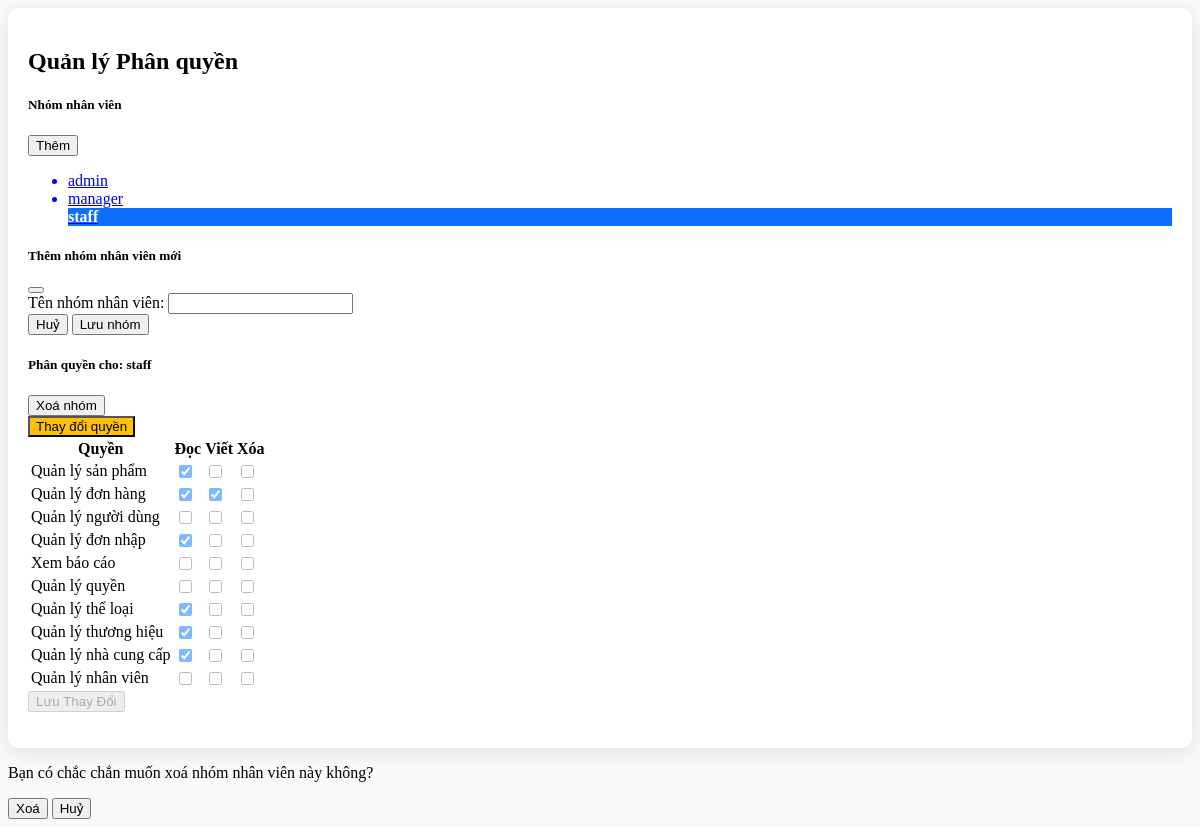
Page /admin/pages/phanquyen.php?page=phanquyen&role_id=4 on the earlier database version.
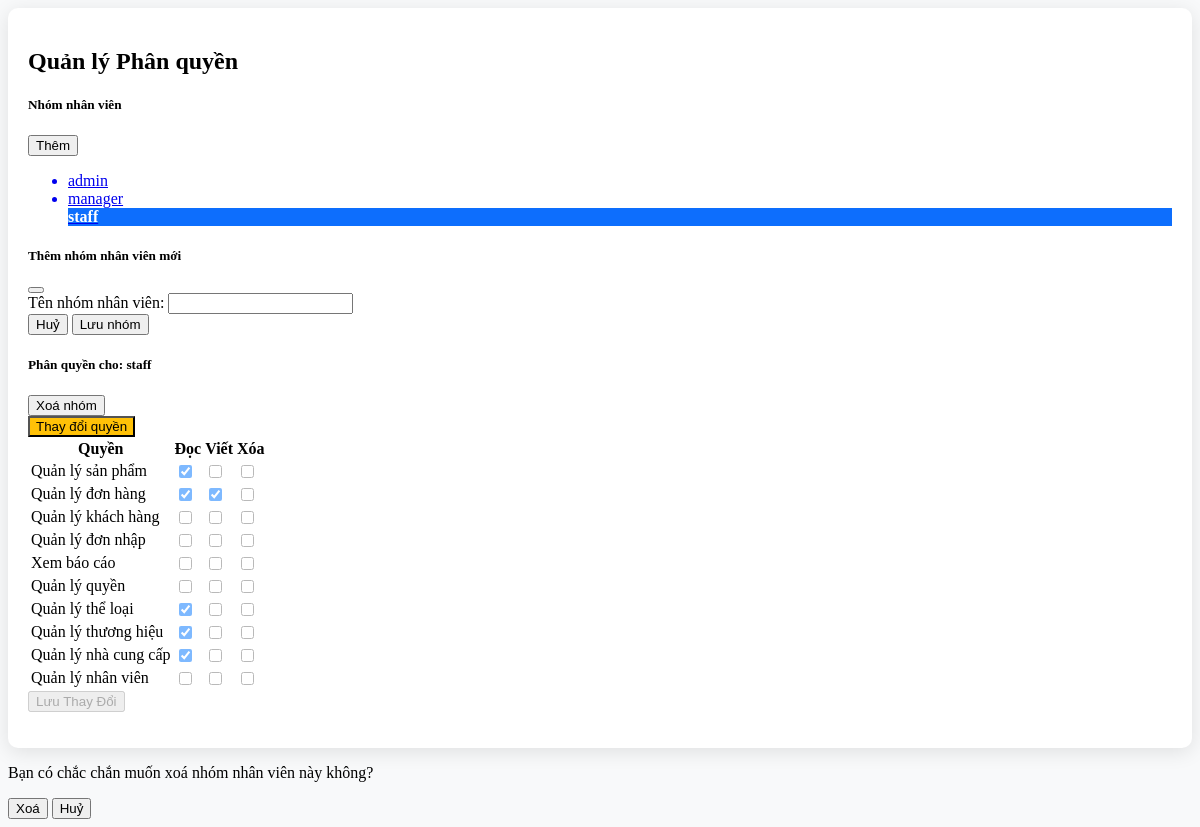
Same page on the later database version.
### tables this page shows
CREATE TABLE `roles` (
  `role_id` int(11) NOT NULL,
  `name` varchar(100) NOT NULL,
  `is_deleted` tinyint(1) DEFAULT 0
);

CREATE TABLE `permissions` (
  `permission_id` int(11) NOT NULL,
  `name` varchar(100) NOT NULL
);

### includes/DBConnect.php (called while the page is built, shortened)
<?php
class DBConnect {
    private static $instance = null;
    private $pdo;
    private $host = 'localhost';
    private $dbname = 'db_douong';
    private $username = 'root';
    private $password = '';
    private function __construct() {
        try {
            $this->pdo = new PDO(
                "mysql:host={$this->host};dbname={$this->dbname};charset=utf8",
                $this->username,
                $this->password
            );
            $this->pdo->setAttribute(PDO::ATTR_ERRMODE, PDO::ERRMODE_EXCEPTION);
            $this->pdo->setAttribute(PDO::ATTR_DEFAULT_FETCH_MODE, PDO::FETCH_ASSOC);
        } catch (PDOException $e) {
            die("Kết nối thất bại: " . $e->getMessage());
        }
    }
    public static function getInstance() {
        if (self::$instance === null) {
            self::$instance = new DBConnect();
        }
        return self::$instance;
    }
    public function select($sql, $params = []) {
        $stmt = $this->pdo->prepare($sql);
        $stmt->execute($params);
        return $stmt->fetchAll();
    }
}
?>

### admin/pages/phanquyen.php (the view, shortened to what this page needs)
<?php
require_once '../includes/DBConnect.php';
$db = DBConnect::getInstance();
$roles = $db->select("SELECT * FROM roles WHERE role_id != 1 AND is_deleted = 0");
$permissions = $db->select("SELECT * FROM permissions");
$role_id = isset($_GET['role_id']) ? intval($_GET['role_id']) : null;
if ($role_id) {
    $role_permissions = $db->select(
        "SELECT permission_id, action FROM role_permission_details WHERE role_id = ?",
        [$role_id]
    );
    $assigned_permissions = [];
    foreach ($role_permissions as $rp) {
        $assigned_permissions[$rp['permission_id']][] = $rp['action'];
    }
} else {
    $assigned_permissions = [];
}
?>
<div class="container mt-5">
    <h2 class="text-center mb-4">Quản lý Phân quyền</h2>
    <div class="row">
        <div class="col-md-4">
            <div class="d-flex justify-content-between align-items-center mb-2">
                <h5 class="mb-0">Nhóm nhân viên</h5>
                <button class="btn btn-sm btn-success" data-bs-toggle="modal" data-bs-target="#addRoleModal">
                    <i class="fa-solid fa-plus"></i> Thêm
                </button>
            </div>
            <ul class="list-group">
                <?php foreach ($roles as $role): ?>
                    <a href="?page=phanquyen&role_id=<?= $role['role_id'] ?>" class="text-decoration-none <?= ($role['role_id'] == $role_id) ? 'text-white' : '' ?>">
                        <li class="list-group-item <?= ($role['role_id'] == $role_id) ? 'active-link' : '' ?>">
                            <?= htmlspecialchars($role['name']) ?>
                        </li>
                    </a>
                <?php endforeach; ?>
            </ul>
        </div>
        <div class="modal fade" id="addRoleModal" tabindex="-1" aria-labelledby="addRoleModalLabel" aria-hidden="true">
            <div class="modal-dialog">
                <form id="formAddRole" method="POST" class="modal-content">
                    <div class="modal-header">
                        <h5 class="modal-title" id="addRoleModalLabel">Thêm nhóm nhân viên mới</h5>
                        <button type="button" class="btn-close" data-bs-dismiss="modal" aria-label="Đóng"></button>
                    </div>
                    <div class="modal-body">
                        <div class="mb-3">
                            <label for="roleName" class="form-label">Tên nhóm nhân viên:</label>
                            <input type="text" class="form-control" id="roleName" name="role_name" required>
                        </div>
                    </div>
                    <div class="modal-footer">
                        <button type="button" class="btn btn-secondary" data-bs-dismiss="modal">Huỷ</button>
                        <button type="submit" class="btn btn-primary">Lưu nhóm</button>
                    </div>
                </form>
            </div>
        </div>
        <div class="col-md-8">
            <?php if ($role_id): ?>
                <div class="d-flex align-items-center mb-3">
                    <h5>Phân quyền cho: <span class="text-primary me-4"><?= htmlspecialchars($roles[array_search($role_id, array_column($roles, 'role_id'))]['name'] ?? 'Nhóm') ?></span></h5>
                    <?php if ($role_id != 2): ?>
                        <button id="deleteRoleBtn" class="btn btn-danger btn-sm">Xoá nhóm</button>
                    <?php endif; ?>
                </div>
                <button id="editBtn" class="btn btn-warning btn-editing mb-3">Thay đổi quyền</button>
                <form id="formSavePermission" method="POST">
                    <table class="table table-bordered table-hover text-center align-middle">
                        <thead class="table-light">
                            <tr>
                                <th>Quyền</th>
                                <th>Đọc</th>
                                <th>Viết</th>
                                <th>Xóa</th>
                            </tr>
                        </thead>
                        <tbody>
                            <?php foreach ($permissions as $permission): ?>
                                <tr>
                                    <td class="text-start"><?= htmlspecialchars($permission['name']) ?></td>
                                    <?php foreach (['read', 'write', 'delete'] as $action): ?>
                                        <td>
                                            <input type="checkbox"
                                                name="permissions[<?= $permission['permission_id'] ?>][]"
                                                value="<?= $action ?>"
                                                <?= in_array($action, $assigned_permissions[$permission['permission_id']] ?? []) ? 'checked' : '' ?>
                                                class="form-check-input checkbox-disabled">
                                        </td>
                                    <?php endforeach; ?>
                                </tr>
                            <?php endforeach; ?>
                        </tbody>
                    </table>
                    <button type="submit" class="btn btn-success" disabled id="saveBtn">Lưu Thay Đổi</button>
                </form>
            <?php else: ?>
                <div class="alert alert-info">Hãy chọn một nhóm người dùng để phân quyền.</div>
            <?php endif; ?>
        </div>
    </div>
</div>
<div class="modal fade" id="confirmDeleteRoleModal" tabindex="-1" aria-labelledby="confirmDeleteRoleModalLabel" aria-hidden="true">
    <div class="modal-dialog modal-dialog-centered">
        <div class="modal-content p-3">
            <div class="modal-body text-center">
                <p class="fw-bold fs-5 text-dark">
                    Bạn có chắc chắn muốn xoá nhóm nhân viên này không?
                </p>
                <div class="mt-4 d-flex justify-content-center gap-3">
                    <button type="button" class="btn btn-danger" id="btnConfirmDeleteRole">Xoá</button>
                    <button type="button" class="btn btn-secondary" data-bs-dismiss="modal">Huỷ</button>
                </div>
            </div>
        </div>
    </div>
</div>

### admin/pages/phanquyen.php (style rules this page uses)
.container { background: white; padding: 20px; border-radius: 10px; box-shadow: 0px 4px 20px rgba(0, 0, 0, 0.1); }
.checkbox-disabled { pointer-events: none; opacity: 0.5; }
.list-group-item.active-link { background-color: #0d6efd; color: white; font-weight: bold; }
.btn-editing { background-color: #ffc107; color: black; }

Differences in the rows shown:
changed permissions: name "Quản lý người dùng" → "Quản lý khách hàng"
computed for permissions "Quản lý đơn nhập": permission_id "☑" → "☐"
